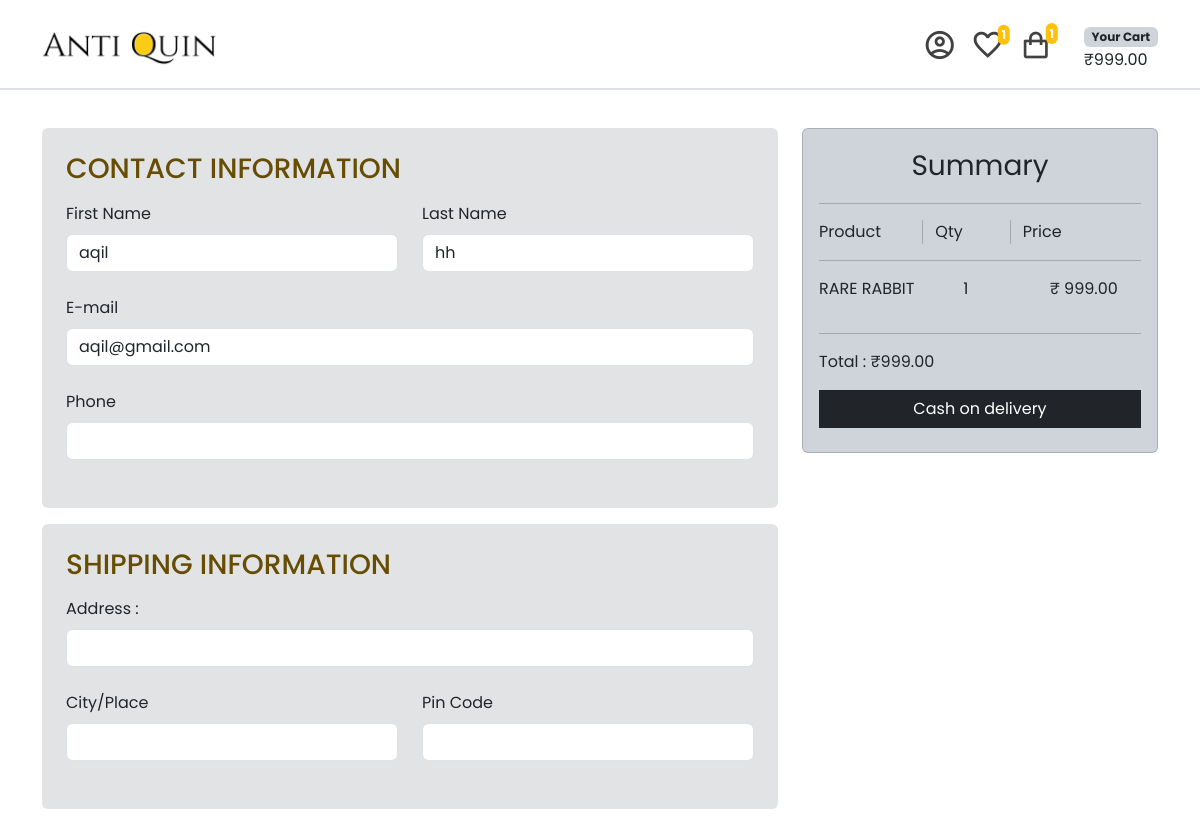
The page /orders/checkout/ (signed in) on the database as committed earlier.
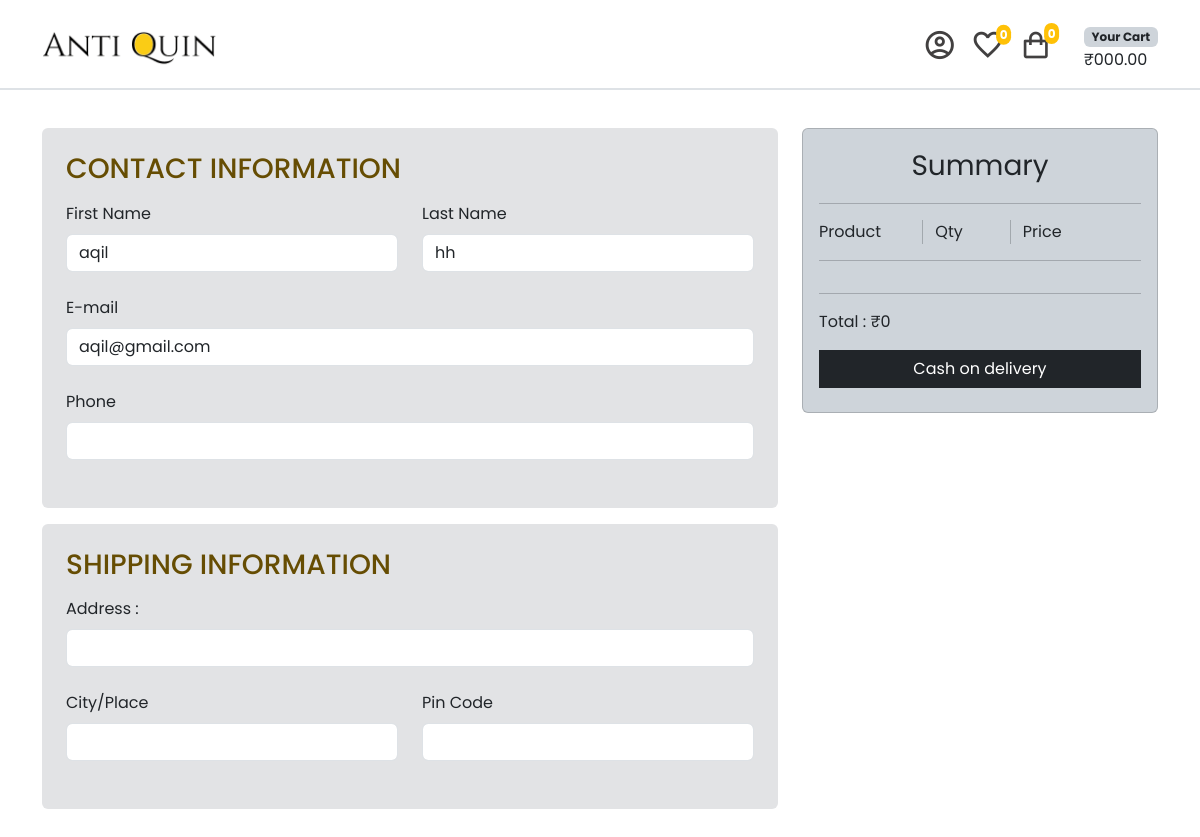
The same page on the database as committed later.
### cart/models.py (models this page shows, shortened)
class CartItem(models.Model):
    cart = models.ForeignKey(Cart, on_delete=models.CASCADE)
    product = models.ForeignKey(Product, on_delete=models.CASCADE)
    quantity = models.PositiveIntegerField(default=1)

### item/models.py (models this page shows, shortened)
class Product(models.Model):
    category = models.ForeignKey(Category, related_name='items', on_delete=models.CASCADE)
    name = models.CharField(max_length=255)
    description = models.CharField(max_length=255, null=True, blank=True)
    price = models.DecimalField(max_digits=10, decimal_places=2)
    image = models.ImageField(null=True, blank=True, upload_to="images/")
    is_sold = models.BooleanField(default=False)
    quantity = models.PositiveIntegerField(default=1)
    created_by = models.ForeignKey(User, related_name='items', on_delete=models.CASCADE)
    created_at = models.DateTimeField(auto_now_add=True)
    class Meta:
        verbose_name_plural = 'Products'
        ordering = ('created_at',)

### order/views.py (the view)
# urls.py: path('checkout/',views.checkout, name='checkout'),
def checkout(request):
    cart_items = CartItem.objects.filter(cart__user=request.user)
    user = request.user
    cart, created = Cart.objects.get_or_create(user=user)
    cart_items = CartItem.objects.filter(cart=cart)
    product_count = cart_items.count()
    total = sum(item.product.price * item.quantity for item in cart_items)
    categories = Category.objects.all()
    product = Product.objects.all()
    for item in cart_items:
        item.subtotal = item.product.price * item.quantity
    favourites = Favourite.objects.filter(user=user)
    fav_count = favourites.count()
    order = Order.objects.all()
    return render(request, 'order/checkout.html', {
        'cart_items' : cart_items,
        'total': total,
        'categories' : categories,
        'product' : product,
        'product_count' : product_count,
        'fav_count' : fav_count,
        'order' : order
    })

### order/templates/order/checkout.html (shortened to what this page needs)
{% extends "core/base.html" %}
{% load static %}
{% block content %}
<div class="container">
    <form action="{% url "order:start_order" %}" method="post">
        <div class="row">
            <div class="col-lg-8 col-12 pb-3">
                <div class="p-4 mb-3 rounded bg-secondary-subtle">
                    <h3 class="text-warning-emphasis pb-2">CONTACT INFORMATION</h3>
                    <div class="row">
                        <div class="col-6">
                            <label for="fname" class="form-label">First Name</label>
                            <input type="text" name="first_name" id="fname" value="{{ request.user.first_name }}" class="form-control" required>
                        </div>
                        <br>
                        <div class="col-6">
                            <label for="lname" class="form-label">Last Name</label>
                            <input type="text" name="last_name" id="lname" value="{{ request.user.last_name }}" class="form-control" required>
                        </div>
                        <br>
                    </div>
                    <br>
                    <div>
                        <label for="email" class="form-label">E-mail</label>
                        <input type="email" name="email" id="email" value="{{ request.user.email}}" class="form-control" required>
                    </div>
                    <br>
                    <div>
                        <label for="phone" class="form-label">Phone</label>
                        <input type="text" name="phone" id="phone" value="{{ request.phone }}" class="form-control" required>
                    </div>
                    <br>
                </div>
                <div class="p-4 mb-3 rounded bg-secondary-subtle">
                    <h3 class="text-warning-emphasis pb-2">SHIPPING INFORMATION</h3>
                    <div>
                        <label for="address" class="form-label">Address :</label>
                        <input type="text" name="address" id="address" value="{{ order.address }}" class="form-control" required>
                    </div>
                    <br>
                    <div class="row">
                        <div class="col-6">
                            <label for="place" class="form-label">City/Place</label>
                            <input type="text" name="place" id="place" value="{{ request.order.place }}" class="form-control" required>
                        </div>
                        <br>
                        <div class="col-6">
                            <label for="pincode" class="form-label">Pin Code</label>
                            <input type="text" name="pincode" id="pincode" value="{{ request.order.pincode }}" class="form-control" required>
                        </div>
                        <br>
                    </div>
                    <br>
                </div>
            </div>
            <div class="col-lg-4 col-md-8 ms-auto me-auto mb-4">
                <div class="card bg-dark-subtle text-dark  p-3">
                        <span class="text-center  fs-3">Summary</span>
                    <hr />
                    <div class="row">
                        <div class="col-4">Product</div>
                        <div class="col-3">Qty</div>
                        <div class="col-3">Price</div>
                    </div>
                    <hr />
                    {% for item in cart_items %}
                    <div class="row pb-3">
                        <div class="col-5">{{ item.product.name }}</div>
                        <div class="col-3">{{ item.quantity }}</div>
                        <div class="col-4">₹ {{ item.subtotal }}</div>
                    </div>
                    {% endfor %}
                    <hr>
                    <div class="row pb-3">
                        <div class="col-12">Total : ₹{{ total }}</div>
                    </div>
                    <button class="btn btn-dark rounded-0 mb-2" type="submit">Cash on delivery</button>
                </div>
            </div>
        </div>
    </form>
</div>
{% endblock content %}

Rows that differ between the two databases and show on the page:
removed CartItem: product.name "RARE RABBIT", quantity "1", subtotal "999.00"
Other text that changed with them:
{{ total }}: "999.00" → "0"
{{ fav_count }}: "1" → (not shown)
{{ product_count }}: "1" → (not shown)
{{ total }}: "999.00" → (not shown)
text now shown: "0 0 ₹000.00"
